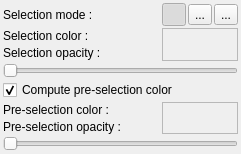
<?xml version="1.0" encoding="UTF-8"?>
<ui version="4.0">
 <class>SelectionDock</class>
 <widget class="QWidget" name="SelectionDock">
  <property name="geometry">
   <rect>
    <x>0</x>
    <y>0</y>
    <width>241</width>
    <height>154</height>
   </rect>
  </property>
  <property name="windowTitle">
   <string>Form</string>
  </property>
  <layout class="QGridLayout" name="gridLayout">
   <property name="leftMargin">
    <number>3</number>
   </property>
   <property name="topMargin">
    <number>3</number>
   </property>
   <property name="rightMargin">
    <number>3</number>
   </property>
   <property name="bottomMargin">
    <number>3</number>
   </property>
   <property name="spacing">
    <number>2</number>
   </property>
   <item row="0" column="2">
    <widget class="QToolButton" name="rectangle">
     <property name="toolTip">
      <string>Rectangle Selection</string>
     </property>
     <property name="text">
      <string>...</string>
     </property>
     <property name="icon">
      <iconset resource="../../../Icons/ressources.qrc">
       <normaloff>:/Icons/selRec.png</normaloff>:/Icons/selRec.png</iconset>
     </property>
     <property name="checkable">
      <bool>true</bool>
     </property>
     <property name="autoExclusive">
      <bool>true</bool>
     </property>
    </widget>
   </item>
   <item row="0" column="3">
    <widget class="QToolButton" name="region">
     <property name="toolTip">
      <string>Region Selection</string>
     </property>
     <property name="text">
      <string>...</string>
     </property>
     <property name="icon">
      <iconset resource="../../../Icons/ressources.qrc">
       <normaloff>:/Icons/selReg.png</normaloff>:/Icons/selReg.png</iconset>
     </property>
     <property name="checkable">
      <bool>true</bool>
     </property>
     <property name="autoExclusive">
      <bool>true</bool>
     </property>
    </widget>
   </item>
   <item row="0" column="0">
    <widget class="QLabel" name="label">
     <property name="text">
      <string>Selection mode :</string>
     </property>
    </widget>
   </item>
   <item row="0" column="1">
    <widget class="QToolButton" name="pencil">
     <property name="toolTip">
      <string>Pencil Selection</string>
     </property>
     <property name="icon">
      <iconset resource="../../../Icons/ressources.qrc">
       <normaloff>:/Icons/selPen.png</normaloff>:/Icons/selPen.png</iconset>
     </property>
     <property name="checkable">
      <bool>true</bool>
     </property>
     <property name="checked">
      <bool>true</bool>
     </property>
     <property name="autoExclusive">
      <bool>true</bool>
     </property>
    </widget>
   </item>
   <item row="2" column="0">
    <widget class="QLabel" name="label_3">
     <property name="text">
      <string>Selection opacity :</string>
     </property>
    </widget>
   </item>
   <item row="6" column="1" rowspan="2" colspan="3">
    <widget class="BColor" name="preSelectColor">
     <property name="minimumSize">
      <size>
       <width>0</width>
       <height>20</height>
      </size>
     </property>
     <property name="frameShape">
      <enum>QFrame::StyledPanel</enum>
     </property>
     <property name="frameShadow">
      <enum>QFrame::Raised</enum>
     </property>
    </widget>
   </item>
   <item row="1" column="0">
    <widget class="QLabel" name="label_2">
     <property name="text">
      <string>Selection color :</string>
     </property>
    </widget>
   </item>
   <item row="1" column="1" rowspan="2" colspan="3">
    <widget class="BColor" name="selectColor">
     <property name="minimumSize">
      <size>
       <width>0</width>
       <height>20</height>
      </size>
     </property>
     <property name="frameShape">
      <enum>QFrame::StyledPanel</enum>
     </property>
     <property name="frameShadow">
      <enum>QFrame::Raised</enum>
     </property>
    </widget>
   </item>
   <item row="6" column="0">
    <widget class="QLabel" name="label_4">
     <property name="text">
      <string>Pre-selection color :</string>
     </property>
    </widget>
   </item>
   <item row="5" column="0" colspan="4">
    <widget class="QCheckBox" name="autoPreSelect">
     <property name="text">
      <string>Compute pre-selection color</string>
     </property>
     <property name="checked">
      <bool>true</bool>
     </property>
    </widget>
   </item>
   <item row="7" column="0">
    <widget class="QLabel" name="label_5">
     <property name="text">
      <string>Pre-selection opacity :</string>
     </property>
    </widget>
   </item>
   <item row="8" column="0" colspan="4">
    <widget class="QSlider" name="preSelectOpacity">
     <property name="maximum">
      <number>255</number>
     </property>
     <property name="orientation">
      <enum>Qt::Horizontal</enum>
     </property>
    </widget>
   </item>
   <item row="4" column="0" colspan="4">
    <widget class="QSlider" name="selectOpacity">
     <property name="maximum">
      <number>255</number>
     </property>
     <property name="orientation">
      <enum>Qt::Horizontal</enum>
     </property>
    </widget>
   </item>
  </layout>
 </widget>
 <customwidgets>
  <customwidget>
   <class>BColor</class>
   <extends>QFrame</extends>
   <header location="global">GUI/Tabs/bcolor.h</header>
   <container>1</container>
  </customwidget>
 </customwidgets>
 <resources>
  <include location="../../../Icons/ressources.qrc"/>
 </resources>
 <connections/>
</ui>
